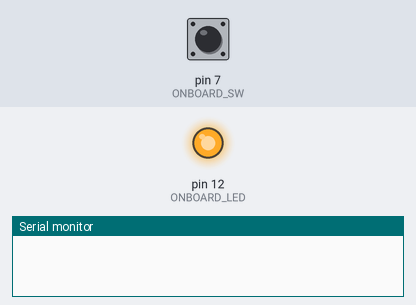
Bench run of a sketch on a simulated Arduino Uno, built with avr-gcc and run on an emulated ATmega328P. On the bench: output pins drawn as LEDs (lit = HIGH), the last lines printed to the serial monitor. The test bench sets the inputs (shaded band); at power-on: pin 7 (ONBOARD_SW) HIGH.

Above: at 1.2 s.
1.3 s: pin 7 (ONBOARD_SW) pulled LOW for 0.15 s
At 2.25 s:
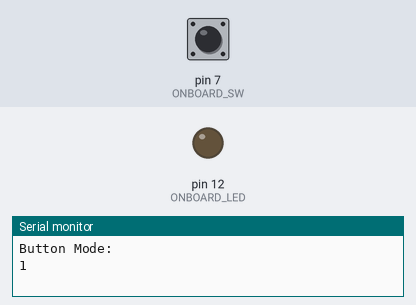
Timing chart, 0 to 10.3 s (numbered marks = the images above; inputs shaded):
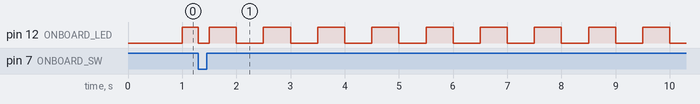

Measured:
- by itself, pin 12 (ONBOARD_LED): repeats every 1.0 s: HIGH 0.50 s, LOW 0.50 s

The sketch:

Light1.ino
```cpp
#define ONBOARD_LED 12    // LED GP12
#define ONBOARD_SW  7    // Switch GP7

int current_LED = LOW;
int current_buttonstate = HIGH;
int previous_buttonstate = HIGH;
int current_mode = 0;

void setup() {
   Serial.begin(115200); //set up serial library baud rate to 115200
   pinMode(ONBOARD_LED, OUTPUT);
   pinMode(ONBOARD_SW, INPUT_PULLUP);

   digitalWrite(ONBOARD_LED, current_LED);    // turn the LED off by making the voltage LOW
}

void loop() {
   //current_LED = (current_LED == HIGH) ? LOW: HIGH;
   current_buttonstate = digitalRead(ONBOARD_SW);


   digitalWrite(ONBOARD_LED, current_LED);

   if ((current_buttonstate == LOW) && (previous_buttonstate == HIGH)) {  // Switch is asserted Low (Active Low)
   current_mode = (current_mode >= 3) ? 0 : current_mode + 1;
   Serial.println("Button Mode: ");
   Serial.println(current_mode);
   }
previous_buttonstate = current_buttonstate;

if (current_mode == 0) {
current_LED = ((millis()/1000)% 2 == 0) ? LOW: HIGH;

} else if (current_mode == 1){

  current_LED = ((millis()/500)% 2 == 0) ? LOW: HIGH;

} else if (current_mode == 2){

 current_LED = ((millis()/100)% 2 == 0) ? LOW: HIGH;

} else {
current_LED = LOW;

}
digitalWrite(ONBOARD_LED, current_LED);
}
```

Encryption.ino
```cpp
#include <stdio.h>

void caesarEncrypt(char* message, int shift) {
  char ch;
  int i;

  for (i = 0; message[i] != '\0'; i++) {
    ch = message[i];

    if (ch >= 'A' && ch <= 'Z') {
      ch = ((ch - 'A' + shift) % 26) + 'A'; // Encrypt uppercase letters
    } else if (ch >= 'a' && ch <= 'z') {
      ch = ((ch - 'a' + shift) % 26) + 'a'; // Encrypt lowercase letters
    }

    message[i] = ch;
  }
}

int main() {
  char message[100];
  int shift;

  printf("Enter a message: ");
  fgets(message, sizeof(message), stdin);

  printf("Enter the shift value: ");
  scanf("%d", &shift);

  caesarEncrypt(message, shift);

  printf("Encrypted message: %s\n", message);

  return 0;
}
```
